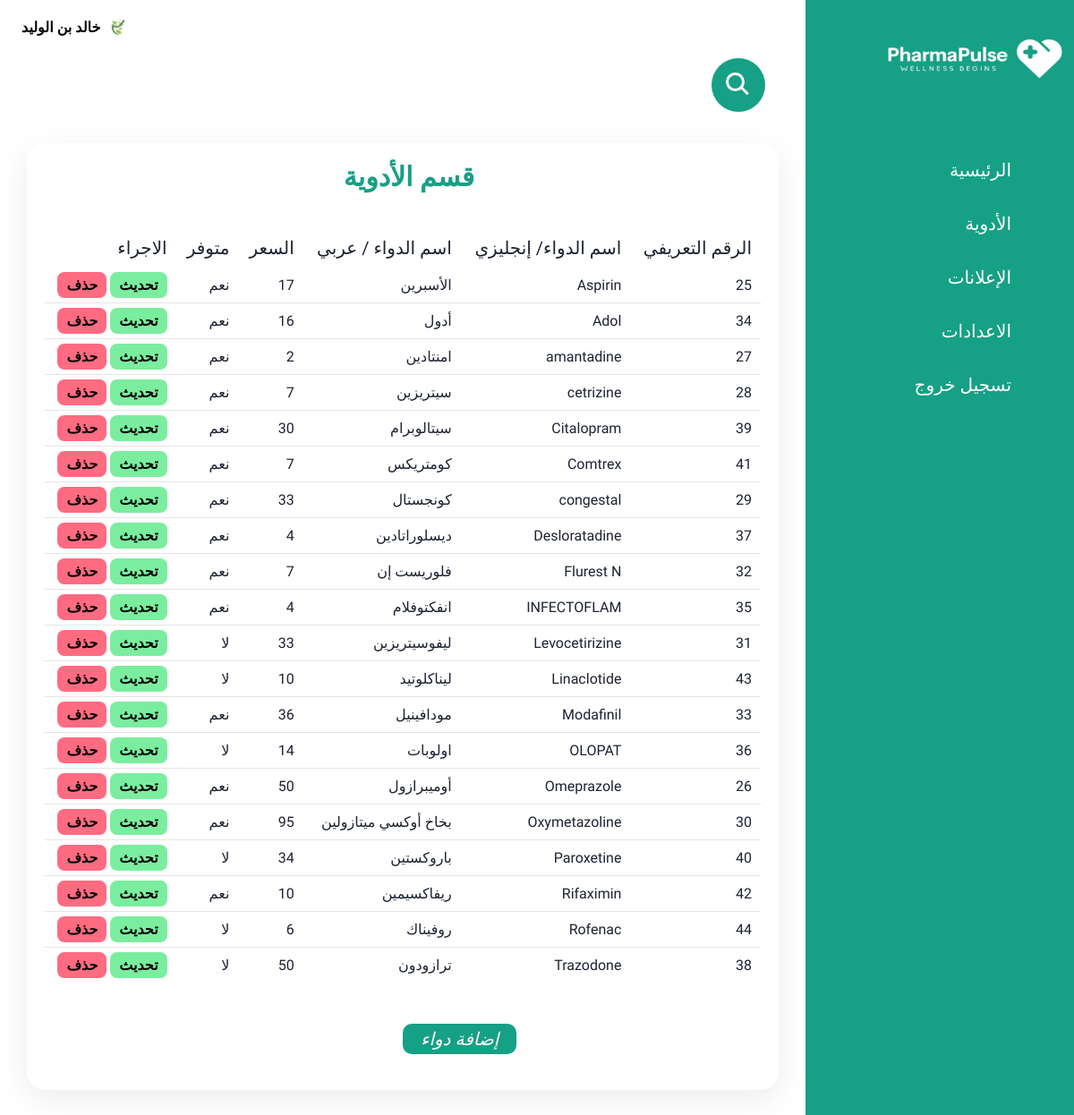
/pharm/medicinePharm.php (signed in), run on the app's committed database.
### tables this page shows
CREATE TABLE `tbl_medi` (
  `id` int(10) UNSIGNED NOT NULL,
  `full_name_en` text NOT NULL,
  `full_name_ar` text NOT NULL,
  `price` decimal(10,0) NOT NULL,
  `description` text NOT NULL,
  `available` varchar(20) NOT NULL,
  `id_pharm_admin` varchar(10) NOT NULL
);

### pharm/medicinePharm.php (the view, shortened to what this page needs)
<?php include('pharmPanel.php'); ?>
<div class="main-content">
   <div class="topbar">
      <div class="toggle">
      </div>
      <div class="user-wrapper">
         <img src="../images/pro.jpg" width="40px" height="40px" alt="">
         <div>
            <h4><?php echo $_SESSION['user-pharm']; ?></h4>
         </div>
      </div>
   </div>
    <?php
        $id = $_SESSION['id-pharm'];
        if(isset($_POST['search'])){
            $searchkey= $_POST['search'];
            $sql = "SELECT * FROM   tbl_medi WHERE full_name_ar LIKE '%$searchkey%'
            and  id_pharm_admin = $id  OR full_name_en LIKE '%$searchkey%' and id_pharm_admin = $id  ORDER BY full_name_en ASC"  ;
        }else{
            $sql = "SELECT * FROM tbl_medi WHERE id_pharm_admin = $id ORDER BY full_name_en ASC";
        }
    ?>
   <form action="" method="POST">
        <div class="sea">
            <div class="ic"></div>
        </div>
   </form>
    <div class="details">
        <div class="recentOrders">
            <div class="cardHeader">
                <h2 class="headerOfCard"> قسم الأدوية</h2>
            </div>
            <table>
                <thead>
                    <tr>
                        <td> الرقم التعريفي</td>
                        <td> اسم الدواء/ إنجليزي</td>
                        <td> اسم الدواء / عربي</td>
                        <td> السعر</td>
                        <td> متوفر</td>
                        <td>الاجراء </td>
                    </tr>
                </thead>
                <tbody>
                    <?php
                        $res = mysqli_query($conn, $sql);
                        if ($res == true) {
                            $count = mysqli_num_rows($res);
                            if ($count > 0) {
                                while ($rows = mysqli_fetch_assoc($res)) {
                                    $id_med = $rows['id'];
                                    $full_name_en = $rows['full_name_en'];
                                    $full_name_ar  = $rows['full_name_ar'];
                                    $price = $rows['price'];
                                    $available=$rows['available'];
                    ?>
                    <tr>
                        <td><?php echo $id_med;?></td>
                        <td > <?php echo $full_name_en;?> </td>
                        <td ><?php echo $full_name_ar;?></td>
                        <td > <?php echo $price;?> </td>
                        <td > <?php echo $available;?> </td>
                        <td >
                            <a href=" updata-pharm-medicine.php?id=<?php echo $id_med;?> " class="btn-secondary" id="btn-update">تحديث</a>
                            <a href=" delete-pharm-medicine.php?id=<?php echo $id_med;?> " class="btn-danger">حذف</a>
                        </td>
                    </tr>
                    <?php
                            }
                        }
                        }
                    ?>
                </tbody>
            </table>
            <i class="btn" id="add-pharm-btn"> إضافة دواء</i>
        </div>
    </div>
</div>

### CSS/pharmScreen.css (style rules this page uses)
:root { --main-color: #16a085 ; --color-dark: #1D2231; --text-grey: #8390A2; }
* { padding: 0; margin: 0; box-sizing: border-box; list-style-type: none; text-decoration: none; direction: rtl; font-family: 'Amiri', serif; }
body { min-height: 100vh; overflow-x: hidden; scroll-behavior: smooth; }
.main-content { margin-right: 300px; width: calc(100% - 300px); min-height: 100vh; transition: 0.5s; }
.main-content .topbar { display: flex; justify-content: space-between; width: 100%; height: 60px; align-items: center; padding: 1rem 1.5rem; }
.main-content .topbar .toggle { position: relative; width: 60px; height: 60px; display: flex; justify-content: center; align-items: center; font-size:1.7rem ; cursor: pointer; }
.main-content .topbar .user-wrapper { display: flex; align-items: center; overflow: hidden; }
.main-content .topbar .user-wrapper img { border-radius: 50%; margin-right: 1rem; }
.main-content .details { position: relative; width: 100%; padding: 30px; display: grid; grid-template-columns: 3fr ; grid-gap:20px; margin-top: 50px; padding-top: 0; }
.main-content .details .recentOrders { position: relative; display: grid; min-height: 250px; background: white; padding: 20px; box-shadow: 0 10px 35px rgba(0, 0, 0, 0.08); border-radius: 20px; padding-bottom: 100px; }
.main-content .details .recentOrders .cardHeader { display: flex; justify-content: space-between; align-items: flex-start; margin-bottom: 20px; }
.main-content .details .recentOrders .cardHeader h2 { font-weight: 600; color: var(--main-color); margin-right: 20px; font-size: 25px; }
.main-content .sea, .search { position: relative; width: 50px; height: 50px; background: #16a085; border-radius: 60px; transition: 0.5s; box-shadow: 0 0 0 5px #16a085; overflow: hidden; right: 50px; top: 10px; }
.main-content .sea .ic, .search .icon { position: absolute; top: 0; right:0; width: 50px; height: 50px; background: #16a085; border-radius: 60px; display: flex; justify-content: center; align-items: center; z-index: 30; cursor: pointer; }
.main-content .sea .ic::before, .search .icon::before { content: ""; position: absolute; width: 15px; height: 15px; border: 3px solid #fff; border-radius: 50%; transform: translate(-4px,-4px) ; }
.main-content .sea .ic::after, .search .icon::after { content: ""; position: absolute; width: 3px; height: 12px; background: #fff; transform: translate(6px,6px) rotate(315deg); }
.main-content .details .recentOrders .cardHeader .headerOfCard { margin-right: 40%; font-size:30px; color: var(--main-color); }
.main-content .details .recentOrders table { width: 100%; border-collapse: collapse; margin-top: 20px; margin-bottom: 20px; }
.main-content .details .recentOrders table thead td { font-size: 20px; }
.main-content .details .recentOrders table tr { color: var(--color-dark); border-bottom: 1px solid rgba(0, 0, 0,0.1); }
.main-content .details .recentOrders table tr:last-child { border-bottom: none; }
.main-content .details .recentOrders table tr td { padding: 10px; }
.main-content .details .recentOrders .btn { font-size: 20px; position: absolute; bottom: 0px; left: 50%; margin-bottom: 40px; padding: 5px 20px; cursor: pointer; background: var(--main-color); color: white; border-radius: 10px; }
.main-content .details .recentOrders .btn-secondary { background-color: #7bed9f; padding: 5px 10px; color: black; text-decoration: none; border-radius: 0.5rem; font-weight: bold; }
.main-content .details .recentOrders .btn-danger { background-color: #ff6b81; padding: 5px 10px; color: rgb(2, 2, 2); text-decoration: none; border-radius: 0.5rem; font-weight: bold; }

### data on the page
tbl_medi: id "25", full_name_en "Aspirin", full_name_ar "الأسبرين", price "17", available "نعم"
tbl_medi: id "34", full_name_en "Adol", full_name_ar "أدول", price "16", available "نعم"
tbl_medi: id "27", full_name_en "amantadine", full_name_ar "امنتادين", price "2", available "نعم"
tbl_medi: id "28", full_name_en "cetrizine", full_name_ar "سيتريزين", price "7", available "نعم"
tbl_medi: id "39", full_name_en "Citalopram", full_name_ar "سيتالوبرام", price "30", available "نعم"
tbl_medi: id "41", full_name_en "Comtrex", full_name_ar "كومتريكس", price "7", available "نعم"
tbl_medi: id "29", full_name_en "congestal", full_name_ar "كونجستال", price "33", available "نعم"
tbl_medi: id "37", full_name_en "Desloratadine", full_name_ar "ديسلوراتادين", price "4", available "نعم"
tbl_medi: id "32", full_name_en "Flurest N", full_name_ar "فلوريست إن", price "7", available "نعم"
tbl_medi: id "35", full_name_en "INFECTOFLAM", full_name_ar "انفكتوفلام", price "4", available "نعم"
tbl_medi: id "31", full_name_en "Levocetirizine", full_name_ar "ليفوسيتريزين", price "33", available "لا"
tbl_medi: id "43", full_name_en "Linaclotide", full_name_ar "ليناكلوتيد", price "10", available "لا"
tbl_medi: id "33", full_name_en "Modafinil", full_name_ar "مودافينيل", price "36", available "نعم"
tbl_medi: id "36", full_name_en "OLOPAT", full_name_ar "اولوبات", price "14", available "لا"
tbl_medi: id "26", full_name_en "Omeprazole", full_name_ar "أوميبرازول", price "50", available "نعم"
tbl_medi: id "30", full_name_en "Oxymetazoline", full_name_ar "بخاخ أوكسي ميتازولين", price "95", available "نعم"
tbl_medi: id "40", full_name_en "Paroxetine", full_name_ar "باروكستين", price "34", available "لا"
tbl_medi: id "42", full_name_en "Rifaximin", full_name_ar "ريفاكسيمين", price "10", available "نعم"
tbl_medi: id "44", full_name_en "Rofenac", full_name_ar "روفيناك", price "6", available "لا"
tbl_medi: id "38", full_name_en "Trazodone", full_name_ar "ترازودون", price "50", available "لا"

### other printed values
$_SESSION['user-pharm'] "خالد بن الوليد"
